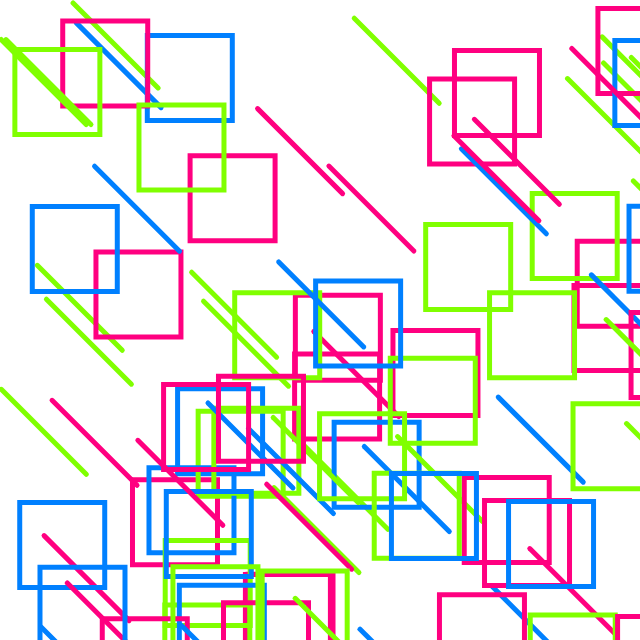
Frame 1 (no input)
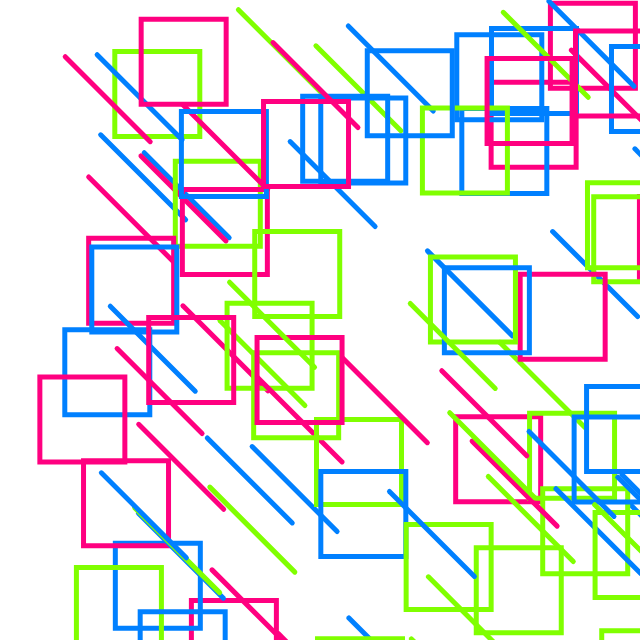
Frame 2 (the mouse pressed at the canvas centre, redrawn once)

The p5.js sketch that drew these frames (run headless with seeded random() and noise() and a simulated clock; the mouse was pressed at the canvas centre and the sketch redrawn once):

// p5.js sketch
// ── sketch.js
// setup
function setup() {
  createCanvas(640, 640);
  noLoop();
colorMode(HSB, 360, 100, 100); // setting up Processing to use the HSB colour mode 
}

function draw() {
  background(250);
  // storing the function in a variable
  const hues = palette(90);

  // placing random squares on the page
  for (let i = 0; i < 100; i++) {
    const hue = hues[floor(random(hues.length))];
    stamp(random(width), random(height), 85, hue);
  }
}
// functions

// palette 
function palette(baseHue) {
  return [
    baseHue,
    (baseHue + 120) % 360,
    (baseHue + 240) % 360,
  ];
}
// hueva - that randomly draws the huel
function hueVal(base, deg) {
  let rand = floor(random(0, 3)) * deg;
  let out = (base + rand) % 360;
  return out;
}

// stamp
function stamp(x, y, s, hue) {
  noFill();
  stroke(hue, 280, 280);
  strokeWeight(5);
  // drawing squares and lines 
  if (random(1) < 0.5) {
      rect(x, y, s, s);
  }  else {
   line(x, y, x +s, y + s)
    }
}
